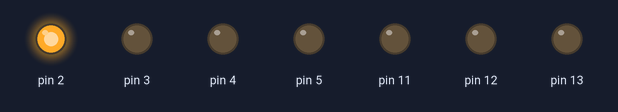
Simulated run of this program. Board: Arduino Uno, built with avr-gcc and run on an emulated ATmega328P. On the bench: output pins drawn as LEDs (lit = HIGH).

Above: at 0.05 s.
At 0.95 s:
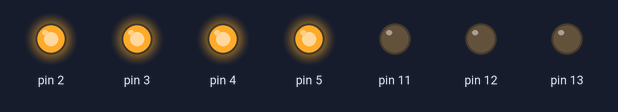
At 1.8 s:
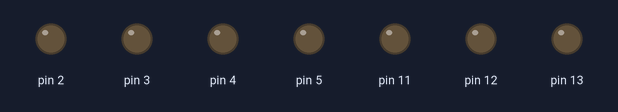
At 2.65 s:
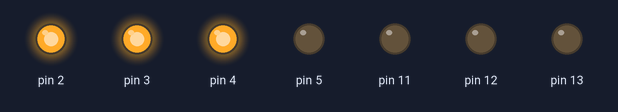
At 3.55 s:
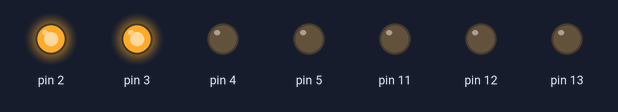
At 5.45 s:
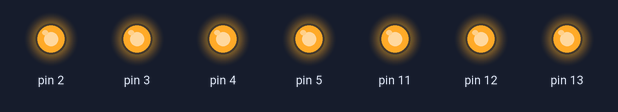
Timing chart, 0 to 5.8 s (numbered marks = the images above):
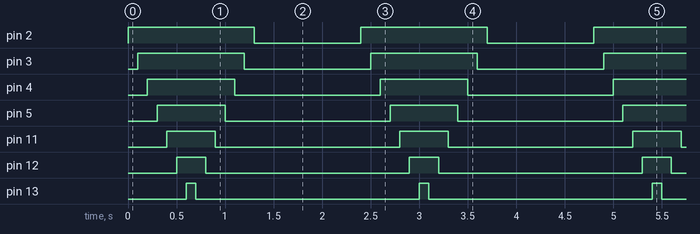

The program:

main.cpp
```cpp
/*
 Exemplo para demonstrar o uso de saídas digitais
 por Fábio Souza
 Para o curso: Introdução a programação Arduino com VSCODE e PlatformIO,
 publicado na Udemy: https://www.udemy.com/user/fabiosouza/
*/
#include <Arduino.h>

void setup() {
  //configura pinos dos LEDs como saídas
  pinMode(2,OUTPUT);
  pinMode(3,OUTPUT);
  pinMode(4,OUTPUT);
  pinMode(5,OUTPUT);
  pinMode(11,OUTPUT);
  pinMode(12,OUTPUT);
  pinMode(13,OUTPUT);
}

void loop() {

  //Acende LEDs em ordem crescente
  for (int i = 2; i < 14; i++)
  {
    digitalWrite(i,HIGH); //coloca nível alto no pino i
    delay(100);           //aguarda 100 ms
    if(i== 5) i = 10; //se chegou no pino 5, pula para 10
  }
  //Apaga LEDs em ordem decrescente
  for(int i = 13;i> 1;i--){ //varre pinos de 13 a 2
    digitalWrite(i,LOW);  //coloca nível baixo no pino i
    delay(100);           //delay 100 ms
    if(i== 11) i = 6;//se chegou no pino 11, pula para 6
  }

  delay(1000);  //aghaurda 1 segundo


}
```

Measured:
- by itself, pin 2: alternates HIGH for 1.3 s and LOW for 1.1 s
- by itself, pin 3: alternates HIGH for 1.1 s and LOW for 1.3 s
- by itself, pin 4: alternates HIGH for 0.90 s and LOW for 1.5 s
- by itself, pin 5: alternates HIGH for 0.70 s and LOW for 1.7 s
- by itself, pin 11: alternates HIGH for 0.50 s and LOW for 1.9 s
- by itself, pin 12: alternates HIGH for 0.30 s and LOW for 2.1 s
- by itself, pin 13: alternates HIGH for 0.10 s and LOW for 2.3 s
